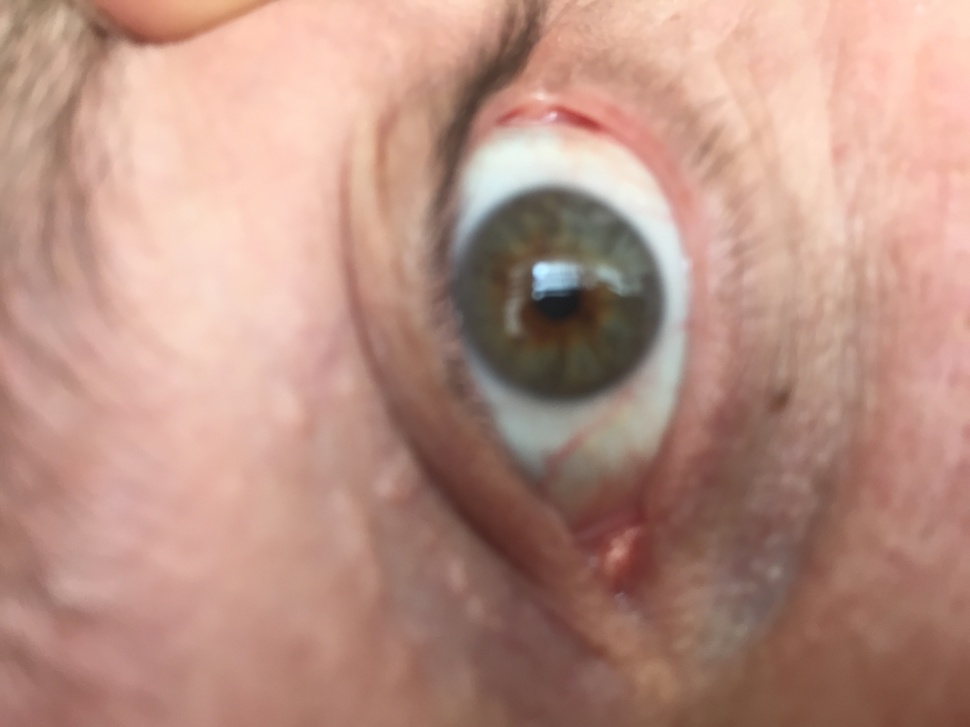
%> input picture Processamento Digital de Imagens/Exemplos_Professor/Exemplo_Segmentacao_3B.jpg, 970 x 727 px, shrunk from 3264 x 2448 before the run
$ octave Exemplo_Segmentacao_3.m   (GNU Octave 9; MATLAB toolbox functions it lacks are replaced by stand-ins)
%> lines starting %> are read from the running program, lines starting %| are printed output that depends on the picture; in (x1, y1, x2, y2) boxes, pixels count from 0 and x2, y2 are one past the last pixel; in counts of white or black regions, pixels touching at a corner belong together; the program's own positions count from 1
clear all;
clc;

%a=imread('Exemplo_Segmentacao_3A.png');
a=imread('Exemplo_Segmentacao_3B.jpg');
%> a is the input picture: size 727x970x3 uint8; mean R, G, B 185, 145.1, 131.7
a=imrotate(a,-90);
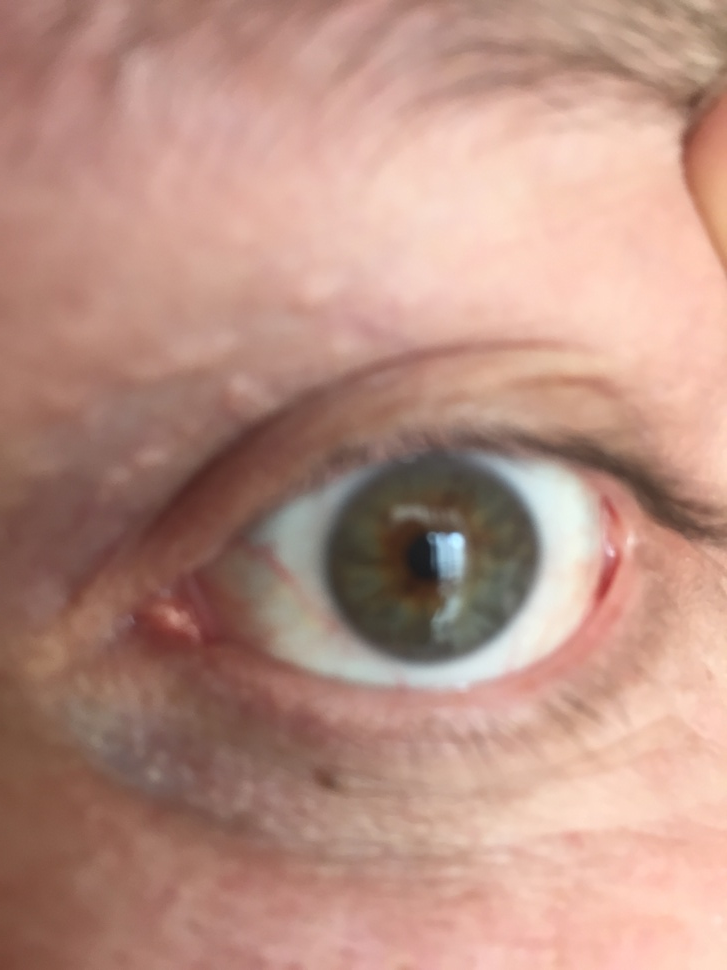
%> a: size 970x727x3 uint8; mean R, G, B 185, 145.1, 131.7; mean of the top-left, top-right, bottom-left and bottom-right quarters 150.5, 180.4, 111.6, 173.1
otsu_a = graythresh(a);
%> otsu_a = 0.6
r=a(:,:,1);
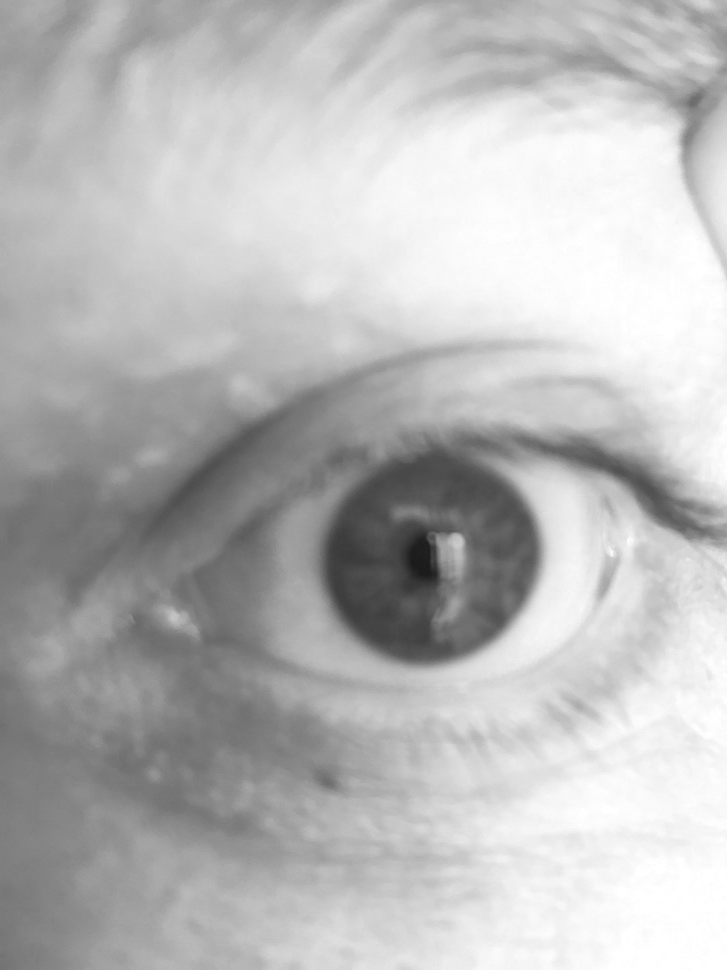
%> r: size 970x727 uint8; min 25, max 255, mean 185
otsu_r = graythresh(r);
%> otsu_r = 0.69
g=a(:,:,2);
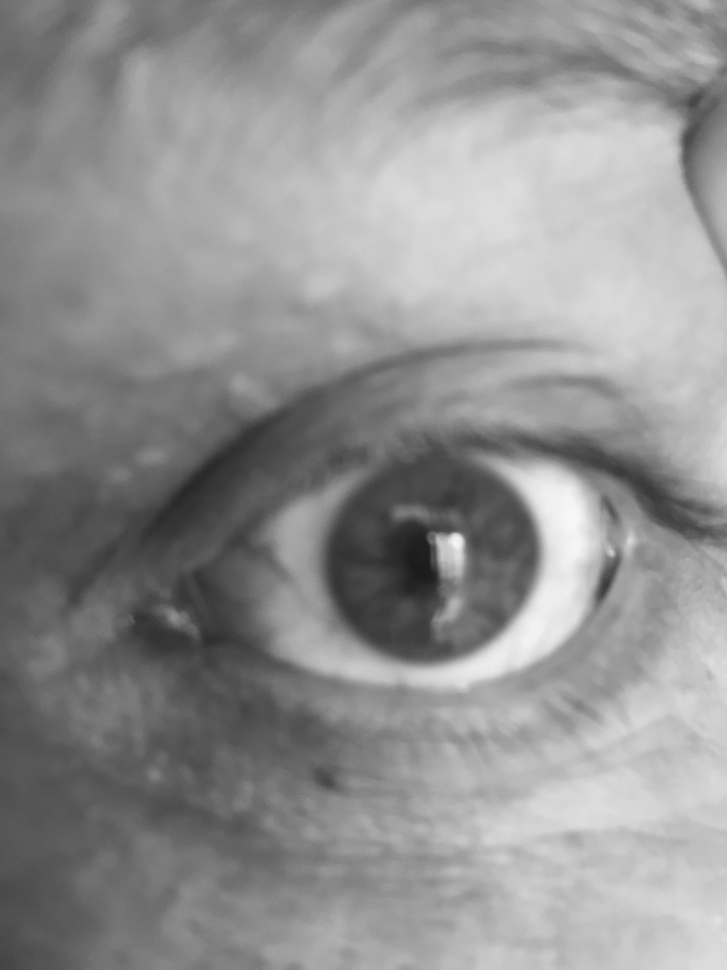
%> g: size 970x727 uint8; min 25, max 248, mean 145.1
otsu_g = graythresh(g);
%> otsu_g = 0.553
b=a(:,:,3);
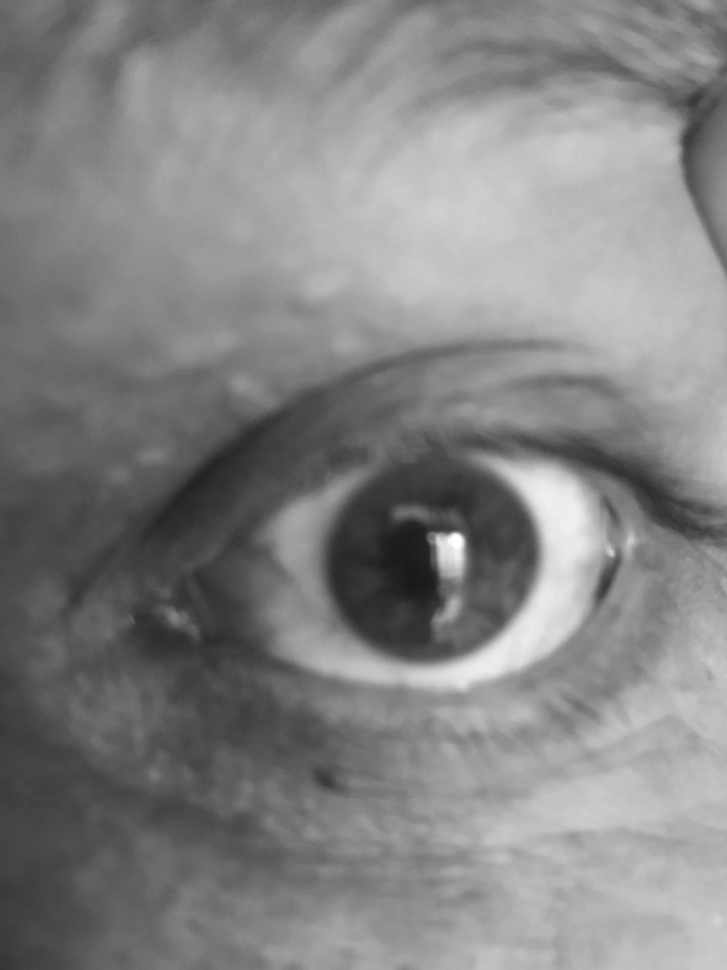
%> b: size 970x727 uint8; min 24, max 255, mean 131.7
otsu_b = graythresh(b);
%> otsu_b = 0.502

figure;
subplot(2,2,1);
imshow(a);
title('Original');

subplot(2,2,2);
imshow(im2bw(a,0.15));
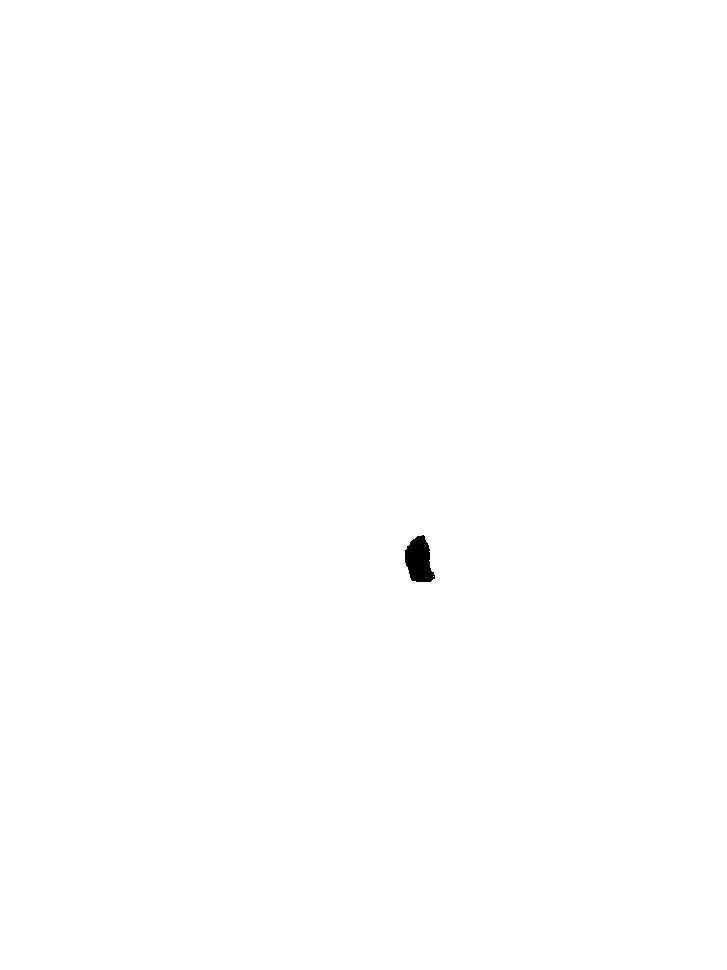
%> displayed picture: size 970x727 logical; 99.9% white; 1 black region, box (x1, y1, x2, y2) and area: (405, 535, 435, 582) 993
title('Limiar 1');

subplot(2,2,3);
imshow(im2bw(a,0.55));
title('Limiar 2');

subplot(2,2,4);
imshow(im2bw(a,otsu_a));
title('Otsu');

figure;
subplot(2,2,1);
imshow(r);
title('Canal Red');

subplot(2,2,2);
imshow(im2bw(r,0.15));
title('Limiar 1');

subplot(2,2,3);
imshow(im2bw(r,0.55));
title('Limiar 2');

subplot(2,2,4);
imshow(im2bw(r,otsu_r));
title('Otsu');

figure;
subplot(2,2,1);
imshow(g);
title('Canal Green');

subplot(2,2,2);
imshow(im2bw(g,0.15));
title('Limiar 1');

subplot(2,2,3);
imshow(im2bw(g,0.55));
title('Limiar 2');

subplot(2,2,4);
imshow(im2bw(g,otsu_g));
title('Otsu');

figure;
subplot(2,2,1);
imshow(b);
title('Canal Blue');

subplot(2,2,2);
imshow(im2bw(b,0.15));
title('Limiar 1');

subplot(2,2,3);
imshow(im2bw(b,0.55));
title('Limiar 2');

subplot(2,2,4);
imshow(im2bw(b,otsu_b));
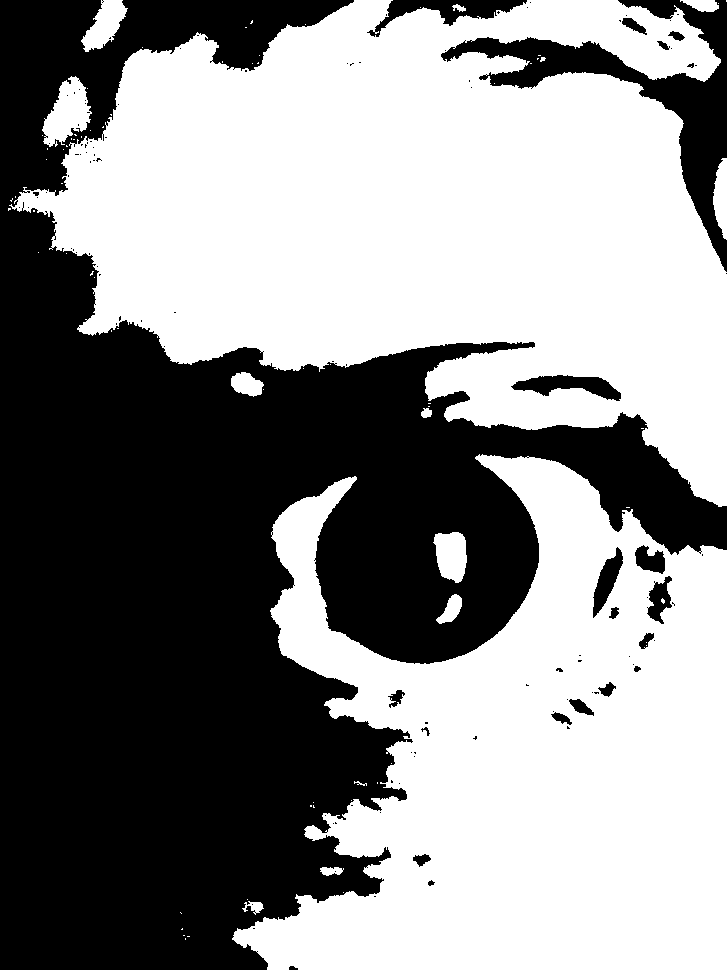
%> displayed picture: size 970x727 logical; 54.6% white; 116 black regions (93 under 20 px), largest, box (x1, y1, x2, y2) and area: (0, 0, 727, 970) 298758, (441, 0, 727, 272) 14436, (367, 0, 527, 37) 2023
title('Otsu');

$ run again, with Processamento Digital de Imagens/Exemplos_Professor/Exemplo_Segmentacao_10B.jpg copied over Processamento Digital de Imagens/Exemplos_Professor/Exemplo_Segmentacao_3B.jpg
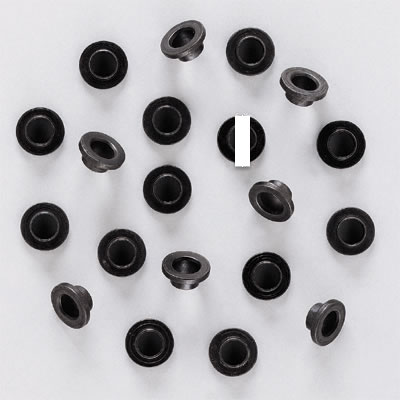
%> input picture Processamento Digital de Imagens/Exemplos_Professor/Exemplo_Segmentacao_10B.jpg, 400 x 400 px
%> a is the input picture: size 400x400x3 uint8; mean R, G, B 179.6, 178.5, 181.8
%> `a=imrotate(a,-90);`:
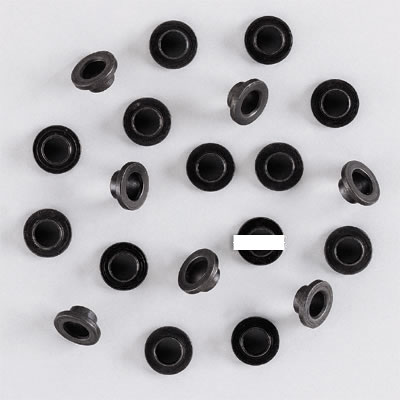
%> a: size 400x400x3 uint8; mean R, G, B 179.6, 178.5, 181.8; mean of the top-left, top-right, bottom-left and bottom-right quarters 177.1, 174.6, 180.9, 187.3
%> otsu_a = 0.498
%> otsu_g = 0.494
%> otsu_b = 0.506
%> `imshow(im2bw(b,0.15));`:
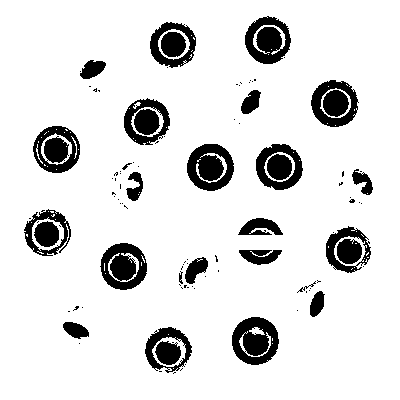
%> displayed picture: size 400x400 logical; 87.3% white; 102 black regions (71 under 20 px), largest, box (x1, y1, x2, y2) and area: (232, 317, 279, 365) 1566, (187, 144, 234, 191) 1547, (100, 243, 147, 290) 1502
